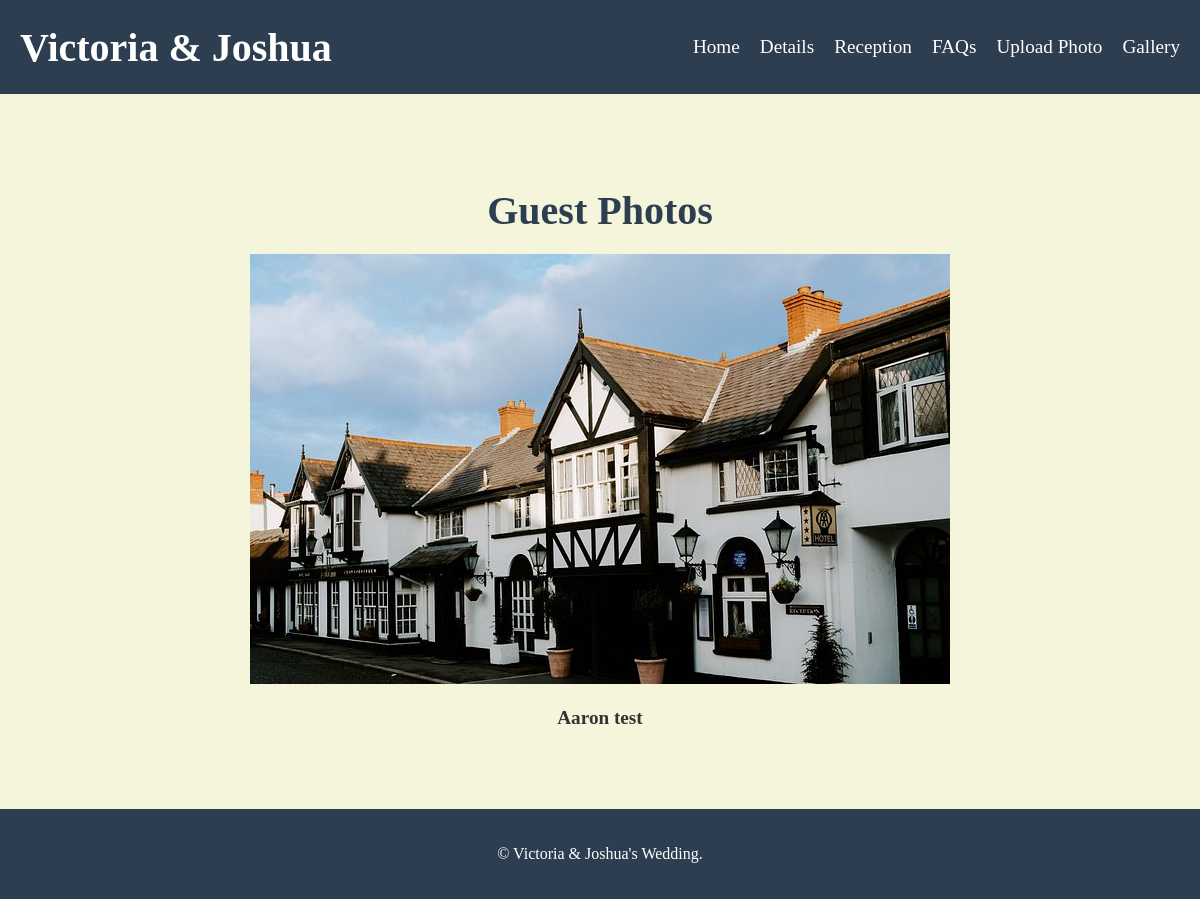
The page /Irvine_Lee/gallery/ on the database its author committed.
### weddings/models.py (models this page shows, shortened)
class WeddingSite(models.Model):
    unique_name = models.SlugField(unique=True)
    title = models.CharField(max_length=100)
    access_code = models.CharField(max_length=100, blank=True, null=True)  # Access code is now optional
    layout = models.ForeignKey('Layout', on_delete=models.SET_NULL, null=True, blank=True)
    description = models.TextField(blank=True, null=True)
    photos_need_approval = models.BooleanField(default=True)  # New field to control approval setting

class GuestPhoto(models.Model):
    wedding_site = models.ForeignKey(WeddingSite, related_name='guest_photos', on_delete=models.CASCADE)
    uploader_name = models.CharField(max_length=255)  # Name of the guest who uploaded the photo
    photo = models.ImageField(upload_to='guest_photos/')
    description = models.TextField(blank=True, null=True)  # Optional description
    uploaded_at = models.DateTimeField(auto_now_add=True)
    approved = models.BooleanField(default=False)  # Admin approval status

### weddings/views.py (the view)
# urls.py: path('<slug:unique_name>/gallery/', views.gallery, name='gallery'),
def gallery(request, unique_name):
    wedding_site = get_object_or_404(WeddingSite, unique_name=unique_name)
    if wedding_site.access_code and request.session.get('access_granted') != unique_name:
        return redirect('wedding_access', unique_name=unique_name)
    photos = wedding_site.guest_photos.filter(approved=True)
    layout_folder = wedding_site.layout.name if wedding_site.layout else 'default_layout'
    template_name = f"{layout_folder}/gallery.html"
    wedding_details = wedding_site.wedding_details.first()  # Assuming you want the first set of details
    colours = wedding_details.colours.first()
    return render(request, template_name, {
        'photos': photos,
        'wedding_site': wedding_site,
        'wedding_details': wedding_details,
        'colours': colours,
    })

### weddings/templates/layout1/gallery.html (shortened to what this page needs)
{% extends "layout1/base.html" %}
{% load static %}
{% block content %}
<section class="photo-gallery">
    <h2>Guest Photos</h2>
    <div class="photos-grid">
        {% for photo in photos %}
        <div class="photo-card">
            <img src="{{ photo.photo.url }}" alt="Guest Photo">
            <p><strong>{{ photo.uploader_name }}</strong></p>
        </div>
        {% endfor %}
    </div>
</section>
{% endblock %}

### weddings/templates/layout1/base.html (shortened to what this page needs)
<!DOCTYPE html>
<html lang="en">
<head>
    {% load static %}
    <link rel="stylesheet" href="{% static 'css/base.css' %}">
<body>
    <header>
        <div class="navbar">
            <h1>{{ wedding_site.title }}</h1>
            <nav id="nav">
                <ul>
                    <li><a href="{% url 'wedding_home' wedding_site.unique_name %}">Home</a></li>
                    <li><a href="{% url 'wedding_home' wedding_site.unique_name %}#details">Details</a></li>
                    <li><a href="{% url 'wedding_home' wedding_site.unique_name %}#reception">Reception</a></li>
                    <li><a href="{% url 'wedding_home' wedding_site.unique_name %}#faq">FAQs</a></li>
                    <li><a href="{% url 'guest_photo_upload' wedding_site.unique_name %}">Upload Photo</a></li>
                    <li><a href="{% url 'gallery' wedding_site.unique_name %}">Gallery</a></li>
                </ul>
            </nav>
        </div>
    </header>
    <main>
        <div class="content">
            {% block content %}
            {% endblock %}
        </div>
    </main>
    <footer>
        <div class="container">
            <p>© {{ wedding_site.title }}'s Wedding.</p>
        </div>
    </footer>
</body>
</html>

### static/css/base.css (style rules this page uses)
body { margin: 0; font-family: "Georgia", serif; background-color: var(--primary-color); color: var(--font-color); }
header { background-color: var(--secondary-color); color: white; padding: 20px; text-align: center; }
header .navbar { display: flex; justify-content: space-between; align-items: center; }
header .navbar h1 { margin: 0; font-size: 2.5em; }
header .navbar nav ul { list-style: none; display: flex; gap: 20px; }
header .navbar nav ul li a { color: white; text-decoration: none; font-size: 1.2em; transition: color 0.3s; }
section { padding: 60px 20px; text-align: center; }
section h2 { font-size: 2.5em; margin-bottom: 20px; color: var(--secondary-color); }
section p, section ul { font-size: 1.2em; margin-bottom: 20px; color: var(--font-color); }
footer { background-color: var(--secondary-color); color: white; padding: 20px; text-align: center; }

### rows shown on the page
WeddingSite: title "Victoria & Joshua"
GuestPhoto: photo (picture), uploader_name "Aaron test"
